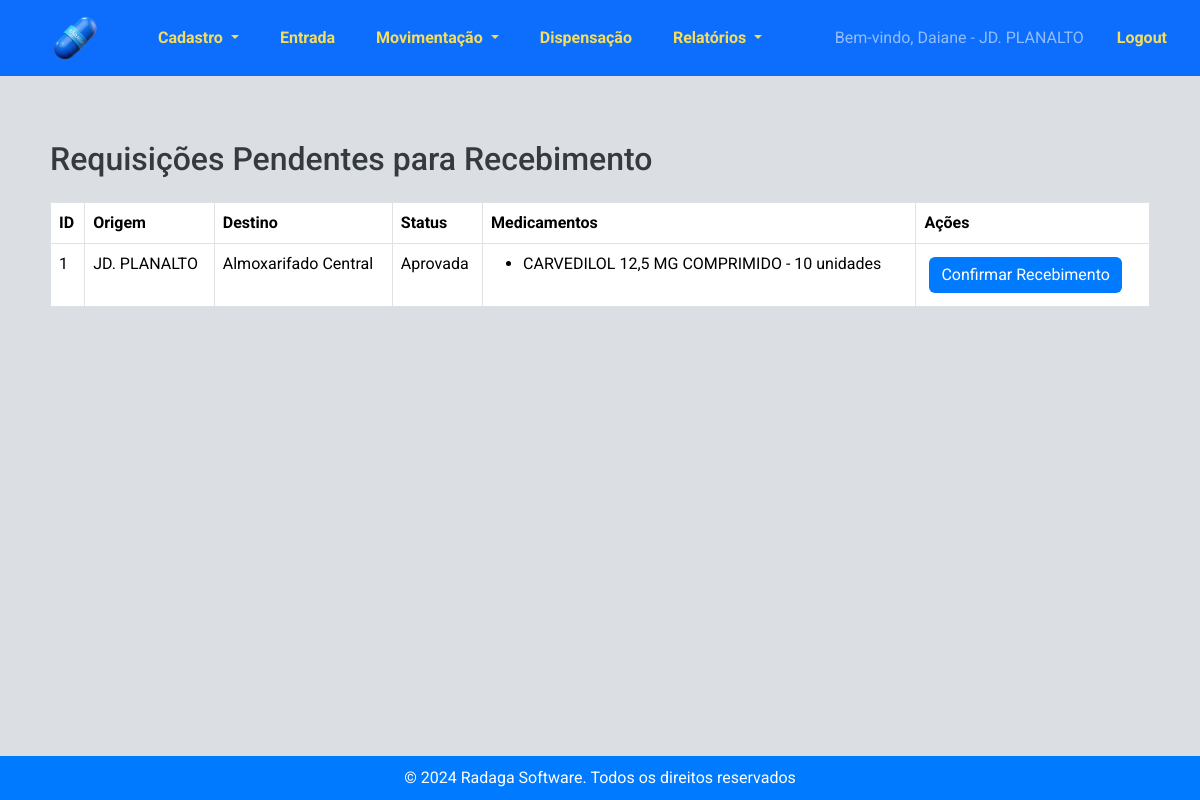
The page /estoque/requisicoes/receber/ (signed in) on the database as committed earlier.
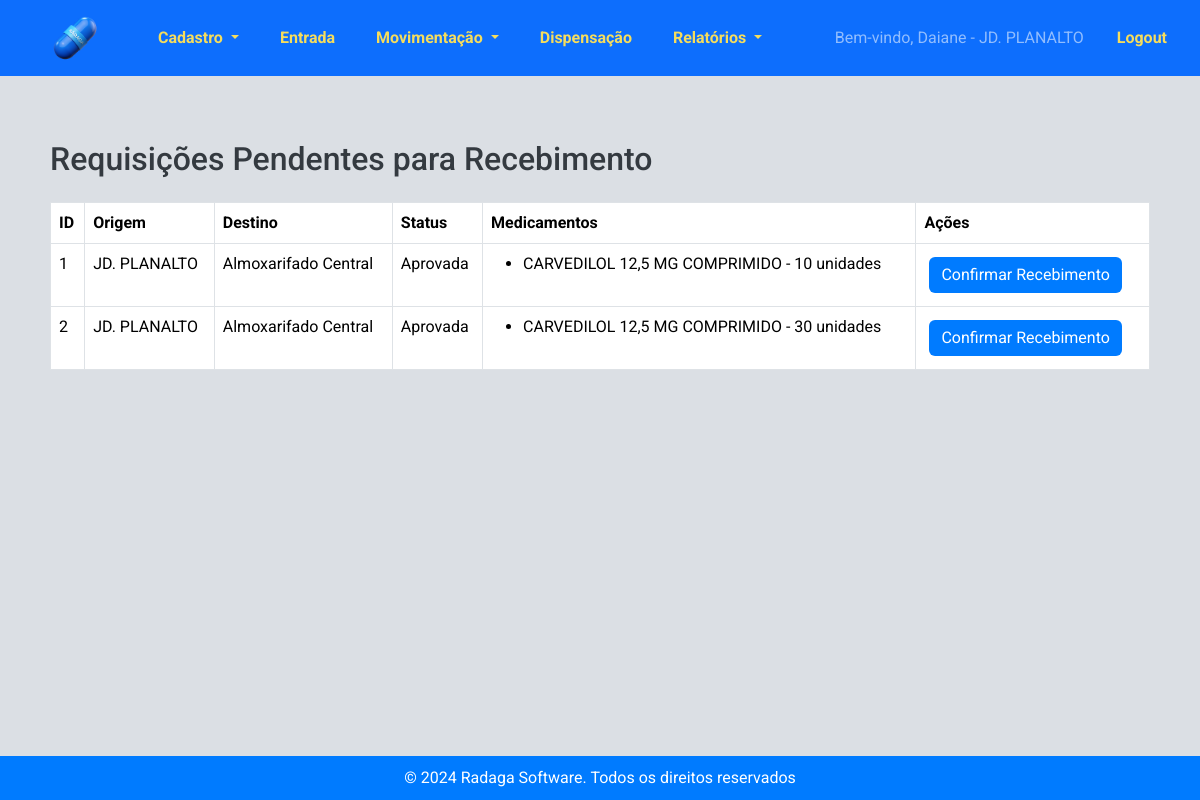
The same page on the database as committed later.
### estoque/models.py (models this page shows, shortened)
class Requisicao(models.Model):
    STATUS_CHOICES = [
        ('Pendente', 'Pendente'),
        ('Aprovada', 'Aprovada'),
        ('Processando Transferência', 'Processando Transferência'),
        ('Transferida', 'Transferida'),
        ('Rejeitada', 'Rejeitada'),
    ]
    estabelecimento_origem = models.ForeignKey(
        "Estabelecimento", on_delete=models.CASCADE, related_name="requisicoes_origem"
    )
    estabelecimento_destino = models.ForeignKey(
        "Estabelecimento", on_delete=models.CASCADE, related_name="requisicoes_destino"
    )
    observacoes = models.CharField(max_length=255, blank=True, null=True, verbose_name="Observações")
    data_requisicao = models.DateTimeField(auto_now_add=True)  # Correção: Melhor usar DateTimeField para mais precisão
    status = models.CharField(max_length=30, choices=STATUS_CHOICES, default="Pendente")
    data_aprovacao = models.DateTimeField(null=True, blank=True)  # Mudando para DateTimeField para registrar hora também
    usuario_aprovador = models.ForeignKey(
        User, on_delete=models.SET_NULL, null=True, blank=True, related_name="requisicoes_aprovadas"
    )

class Estabelecimento(models.Model):
    TIPOS_ESTABELECIMENTO = [
        ('Farmacia', 'Farmácia'),
        ('Almoxarifado Central', 'Almoxarifado Central'),
    ]
    nome = models.CharField(max_length=255)
    codigo_cnes = models.CharField(max_length=20)
    farmaceutico_responsavel = models.CharField(max_length=255)
    imagem_logotipo = models.ImageField(upload_to='logotipos/')
    tipo_estabelecimento = models.CharField(max_length=20, choices=TIPOS_ESTABELECIMENTO)
    def __str__(self):
        return self.nome

class ItemRequisicao(models.Model):
    requisicao = models.ForeignKey(Requisicao, related_name="itens", on_delete=models.CASCADE)
    medicamento = models.ForeignKey("Medicamento", on_delete=models.CASCADE)
    quantidade = models.PositiveIntegerField()
    lote = models.ForeignKey("DetalhesMedicamento", null=True, blank=True, on_delete=models.SET_NULL)

class Medicamento(models.Model):
    LISTA_CHOICES = [
        ('A', 'Lista A'),
        ('B', 'Lista B'),
        ('C', 'Lista C'),
    ]
    codigo_identificacao = models.CharField(max_length=100, blank=True, null=True)
    nome = models.CharField(max_length=255, blank=True, null=True)
    psicotropico = models.CharField(max_length=1, choices=LISTA_CHOICES, blank=True, null=True, verbose_name="Psicotrópico")

### estoque/views.py (the view)
# urls.py: path('requisicoes/receber/', receber_requisicoes, name='receber_requisicoes'),
@login_required
def receber_requisicoes(request):
    estabelecimento_usuario = request.user.profile.estabelecimento
    requisicoes_pendentes = Requisicao.objects.filter(
        estabelecimento_origem=estabelecimento_usuario,
        status__in=["Aprovada", "Processando Transferência"]  # Agora filtra múltiplos status
    )
    return render(request, "estoque/receber_requisicoes.html", {"requisicoes": requisicoes_pendentes})

### estoque/templates/estoque/receber_requisicoes.html (shortened to what this page needs)
{% extends 'estoque/base.html' %}
{% block content %}
<h2 class="mb-4">Requisições Pendentes para Recebimento</h2>
{% if requisicoes %}
    <table class="table table-bordered">
        <thead>
            <tr>
                <th>ID</th>
                <th>Origem</th>
                <th>Destino</th>
                <th>Status</th>
                <th>Medicamentos</th>
                <th>Ações</th>
            </tr>
        </thead>
        <tbody>
            {% for requisicao in requisicoes %}
            <tr>
                <td>{{ requisicao.id }}</td>
                <td>{{ requisicao.estabelecimento_origem }}</td>
                <td>{{ requisicao.estabelecimento_destino }}</td>
                <td>{{ requisicao.status }}</td>
                <td>
                    <ul>
                        {% for item in requisicao.itens.all %}
                            <li>{{ item.medicamento.nome }} - {{ item.quantidade }} unidades</li>
                        {% endfor %}
                    </ul>
                </td>
                <td>
                    <form action="{% url 'confirmar_requisicao' requisicao.id %}" method="post">
                        <button type="submit" class="btn btn-primary">Confirmar Recebimento</button>
                    </form>
                </td>
            </tr>
            {% endfor %}
        </tbody>
    </table>
{% else %}
    <p>Não há requisições pendentes.</p>
{% endif %}
{% endblock %}

Rows that differ between the two databases and show on the page:
added Requisicao: id "2", estabelecimento_origem "JD. PLANALTO", estabelecimento_destino "Almoxarifado Central", status "Aprovada"
added ItemRequisicao: medicamento.nome "CARVEDILOL 12,5 MG COMPRIMIDO", quantidade "30", shown under "2"
